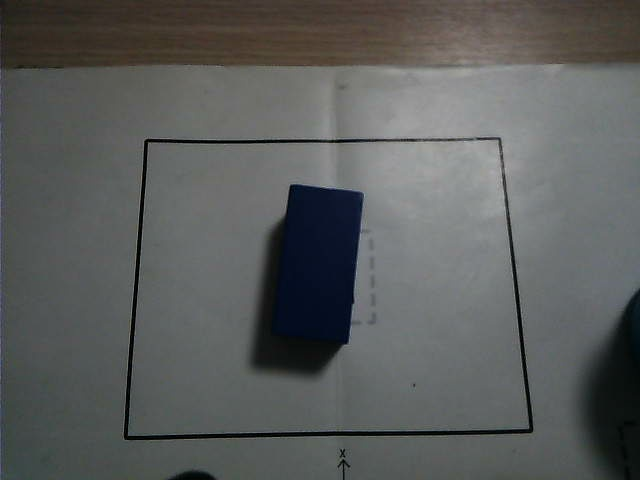
#> input picture tools/vision_roi_tuner/inputs/images/blue_block_001.jpg, 640 x 480 px; its folder holds only this picture in this run
$ python tune_roi_color.py
#> lines starting #> are read from the running program, lines starting #| are printed output that depends on the picture; after the words box and inside, x2 and y2 are one past the last pixel; in counts of white or black regions, pixels touching at a corner belong together
### tools/vision_roi_tuner/scripts/roi_color_detection_utils.py
#!/usr/bin/env python3
# -*- coding: utf-8 -*-
"""
Offline ROI color detection helpers.
Mirrors logic in src/app/app/roi_color_detector_node.py (zero ROS2 dependency).
"""

import re
from pathlib import Path
from typing import Any, Dict, List, Optional, Tuple

import cv2
import numpy as np
import yaml

CHROMATIC_COLORS = {"red", "blue", "green", "yellow", "purple", "tennis"}
NEUTRAL_COLORS = {"black", "white"}


def load_lab_ranges(lab_config_path: str) -> Tuple[Dict[str, Tuple], List[str]]:
    p = Path(lab_config_path)
    data = yaml.safe_load(p.read_text())
    cl = data["/**"]["ros__parameters"]["color_range_list"]
    rng = {}
    for name in cl:
        rng[name] = (tuple(cl[name]["min"]), tuple(cl[name]["max"]))
    color_keys = list(cl.keys())
    return rng, color_keys


# [17 lines left out: function dominant_color_key, not called in this run]


def color_center_score(lab_img, mask, lab_ranges):
    total_px = int((mask > 0).sum())
    if total_px == 0:
        return {}
    L = lab_img[:, :, 0].astype(np.float64)
    A = lab_img[:, :, 1].astype(np.float64)
    B = lab_img[:, :, 2].astype(np.float64)
    scores = {}
    for k, (mn, mx) in lab_ranges.items():
        in_range = ((L >= mn[0]) & (L <= mx[0]) & (A >= mn[1]) & (A <= mx[1]) &
                    (B >= mn[2]) & (B <= mx[2]) & (mask > 0))
        hit_count = int(in_range.sum())
        hit_ratio = hit_count / total_px if total_px > 0 else 0.0
        if hit_count == 0:
            scores[k] = 0.0
            continue
        Lc, Ac, Bc = (mn[0]+mx[0])/2.0, (mn[1]+mx[1])/2.0, (mn[2]+mx[2])/2.0
        Lw, Aw, Bw = max((mx[0]-mn[0])/2.0, 1.0), max((mx[1]-mn[1])/2.0, 1.0), max((mx[2]-mn[2])/2.0, 1.0)
        dL, dA, dB = (L[in_range]-Lc)/Lw, (A[in_range]-Ac)/Aw, (B[in_range]-Bc)/Bw
        d = np.sqrt(dL**2 + dA**2 + dB**2)
        pixel_scores = np.maximum(0.0, 1.0-d)
        center_score = float(pixel_scores.mean())
        scores[k] = round(hit_ratio*0.4 + center_score*0.6, 6)
    return scores


def dominant_color_key_with_priority(lab_img, mask, lab_ranges,
                                     chromatic_min_confidence=0.10,
                                     ambiguity_margin=0.15):
    total_pixels = int((mask > 0).sum())
    if total_pixels == 0:
        return "unknown", 0.0, {}
    hits = {}
    for k, (mn, mx) in lab_ranges.items():
        cm = cv2.inRange(lab_img, np.array(mn, np.uint8), np.array(mx, np.uint8))
        h = int((cm & mask).sum() // 255)
        hits[k] = h
    color_scores = color_center_score(lab_img, mask, lab_ranges)
    chromatic_candidates = []
    for k in CHROMATIC_COLORS:
        if k in color_scores and color_scores[k] > 0:
            chromatic_candidates.append((k, hits.get(k, 0), color_scores[k]))
    chromatic_candidates.sort(key=lambda x: x[2], reverse=True)
    if chromatic_candidates:
        best_color, best_hits, best_score = chromatic_candidates[0]
        second_score = chromatic_candidates[1][2] if len(chromatic_candidates) >= 2 else 0.0
        margin = best_score - second_score
        if best_score >= chromatic_min_confidence:
            if margin < ambiguity_margin:
                confidence = round(max(margin, 0.01), 4)
            else:
                confidence = round(best_score, 4)
            return best_color, confidence, hits
    neutral_candidates = []
    for k in NEUTRAL_COLORS:
        if k in color_scores and color_scores[k] > 0:
            neutral_candidates.append((k, hits.get(k, 0), color_scores[k]))
    neutral_candidates.sort(key=lambda x: x[2], reverse=True)
    if neutral_candidates:
        best_color, _, best_score = neutral_candidates[0]
        second_score = neutral_candidates[1][2] if len(neutral_candidates) >= 2 else 0.0
        confidence = round(max(best_score - second_score, 0.01), 4)
        return best_color, confidence, hits
    return "unknown", 0.0, hits


def detect_object_contour(gray_img, min_area=500):
    blurred = cv2.GaussianBlur(gray_img, (5, 5), 0)
    _, binary = cv2.threshold(blurred, 0, 255, cv2.THRESH_BINARY_INV + cv2.THRESH_OTSU)
    kernel = cv2.getStructuringElement(cv2.MORPH_ELLIPSE, (7, 7))
    binary = cv2.morphologyEx(binary, cv2.MORPH_CLOSE, kernel, iterations=1)
    cnts, _ = cv2.findContours(binary, cv2.RETR_EXTERNAL, cv2.CHAIN_APPROX_SIMPLE)
    if not cnts:
        return None
    largest = max(cnts, key=cv2.contourArea)
    if cv2.contourArea(largest) < min_area:
        return None
    return largest


# [5 lines left out: function erode_contour_mask, not called in this run]


def erode_contour_mask_v2(img_shape, contour, kernel_size=5, iterations=1):
    mask = np.zeros(img_shape, np.uint8)
    cv2.drawContours(mask, [contour], -1, 255, thickness=-1)
    kernel = cv2.getStructuringElement(cv2.MORPH_ELLIPSE, (kernel_size, kernel_size))
    return cv2.erode(mask, kernel, iterations=iterations)


def apply_luminance_thresholds(mask, lab_img, ignore_l_min=None, ignore_l_max=None):
    L = lab_img[:, :, 0]
    mask = mask.copy()
    if ignore_l_min is not None:
        mask[L < ignore_l_min] = 0
    if ignore_l_max is not None:
        mask[L > ignore_l_max] = 0
    return mask


# [8 lines left out: function estimate_color, not called in this run]


def estimate_color_with_thresholds(bgr_img, lab_ranges, min_area=500, erode_size=5,
                                   erode_iterations=1, ignore_l_min=None,
                                   ignore_l_max=None, min_confidence=0.0,
                                   chromatic_min_confidence=0.10):
    gray = cv2.cvtColor(bgr_img, cv2.COLOR_BGR2GRAY)
    contour = detect_object_contour(gray, min_area=min_area)
    if contour is None:
        return "unknown", 0.0, {}, None
    mask = erode_contour_mask_v2(gray.shape, contour, erode_size, erode_iterations)
    lab = cv2.cvtColor(bgr_img, cv2.COLOR_BGR2LAB)
    mask = apply_luminance_thresholds(mask, lab, ignore_l_min, ignore_l_max)
    pred_color, confidence, hits = dominant_color_key_with_priority(
        lab, mask, lab_ranges, chromatic_min_confidence)
    if confidence < min_confidence:
        return "unknown", confidence, hits, contour
    return pred_color, confidence, hits, contour


# [36 lines left out: function estimate_color_with_otsu_chroma, not called in this run]


def parse_filename_label(filename):
    stem = Path(filename).stem
    m = re.match(r"^(?P<color>[a-z]+)_(?P<class>[a-z]+)_\d+$", stem)
    if not m:
        raise ValueError(f"cannot parse label from filename: {filename}")
    return m.group("color"), m.group("class")


# [26 lines left out: function build_debug_overlay, not called in this run]

### tools/vision_roi_tuner/scripts/tune_roi_color.py
#!/usr/bin/env python3
# -*- coding: utf-8 -*-
"""
Auto-tuning loop for ROI color estimation parameters.
Grid-searches over erode, luminance thresholds, confidence, and chromatic priority.
Outputs tuning_results.json, tuning_report.md, and best_config.json.
"""

import json
import sys
from collections import Counter, defaultdict
from pathlib import Path

import cv2

from roi_color_detection_utils import (
    estimate_color_with_thresholds,
    load_lab_ranges,
    parse_filename_label,
)

ROOT = Path(__file__).resolve().parent.parent
IMAGES_DIR = ROOT / "inputs" / "images"
CONFIG_PATH = ROOT / "configs" / "lab_config.yaml"
REPORTS_DIR = ROOT / "outputs" / "reports"

ERODE_SIZES = [5]
ERODE_ITERS = [1]
MIN_CONFIDENCE_VALS = [0.0]
CHROMATIC_MIN_CONF_VALS = [0.10, 0.15, 0.20, 0.25, 0.30]
IGNORE_DARK = [None, 30, 50, 70, 90]
IGNORE_BRIGHT = [None, 200, 220, 240]


def evaluate_config(
    images, lab_ranges, params
):
    correct = 0
    wrong_high_conf = 0
    per_color = defaultdict(lambda: {"total": 0, "correct": 0})
    confusion = defaultdict(Counter)
    detail = []

    for img_path, expected_color, expected_class in images:
        bgr = cv2.imread(str(img_path))

        pred_color, confidence, hits, _ = estimate_color_with_thresholds(
            bgr, lab_ranges,
            erode_size=params["erode_size"],
            erode_iterations=params["erode_iterations"],
            ignore_l_min=params["ignore_dark"],
            ignore_l_max=params["ignore_bright"],
            min_confidence=params["min_confidence"],
            chromatic_min_confidence=params["chromatic_min"],
        )

        ok = (pred_color == expected_color)

        per_color[expected_color]["total"] += 1
        if ok:
            correct += 1
            per_color[expected_color]["correct"] += 1
        elif confidence >= 0.75:
            wrong_high_conf += 1

        confusion[expected_color][pred_color] += 1
        detail.append({
            "filename": img_path.name,
            "expected": expected_color,
            "predicted": pred_color,
            "confidence": confidence,
            "correct": ok,
        })

    total = len(images)
    acc = round(correct / total, 4) if total else 0.0
    per_color_acc = {
        c: round(v["correct"] / v["total"], 4) if v["total"] else 0.0
        for c, v in sorted(per_color.items())
    }

    return {
        "accuracy": acc,
        "correct": correct,
        "total": total,
        "per_color_accuracy": per_color_acc,
        "wrong_high_confidence": wrong_high_conf,
        "confusion": {k: dict(v) for k, v in sorted(confusion.items())},
        "detail": detail,
    }


def main():
    REPORTS_DIR.mkdir(parents=True, exist_ok=True)

    lab_ranges, color_keys = load_lab_ranges(str(CONFIG_PATH))
    print(f"Colors: {color_keys}")

    image_files = sorted(IMAGES_DIR.glob("*.jpg"))
    images = []
    for p in image_files:
        try:
            color, cls = parse_filename_label(p.name)
            images.append((p, color, cls))
        except ValueError:
            pass
    print(f"Images: {len(images)}")

    all_results = []
    total_combos = (
        len(ERODE_SIZES) * len(ERODE_ITERS)
        * len(CHROMATIC_MIN_CONF_VALS)
        * len(MIN_CONFIDENCE_VALS)
        * len(IGNORE_DARK) * len(IGNORE_BRIGHT)
    )
    print(f"Grid size: {total_combos} combinations")
    print()

    count = 0
    top_acc = -1.0
    top_config = None

    for es in ERODE_SIZES:
        for ei in ERODE_ITERS:
            for cmc in CHROMATIC_MIN_CONF_VALS:
                for mc in MIN_CONFIDENCE_VALS:
                    for idark in IGNORE_DARK:
                        for ibright in IGNORE_BRIGHT:
                            count += 1

                            params = {
                                "erode_size": es,
                                "erode_iterations": ei,
                                "min_confidence": mc,
                                "chromatic_min": cmc,
                                "ignore_dark": idark,
                                "ignore_bright": ibright,
                            }

                            result = evaluate_config(images, lab_ranges, params)
#> in evaluate_config, bgr is the input picture: shape (480, 640, 3); mean B, G, R 91.5, 92.4, 90.4
#> in detect_object_contour, `_, binary = cv2.threshold(blurred, 0, 255, cv2.THRESH_BINARY_INV + cv2..`:
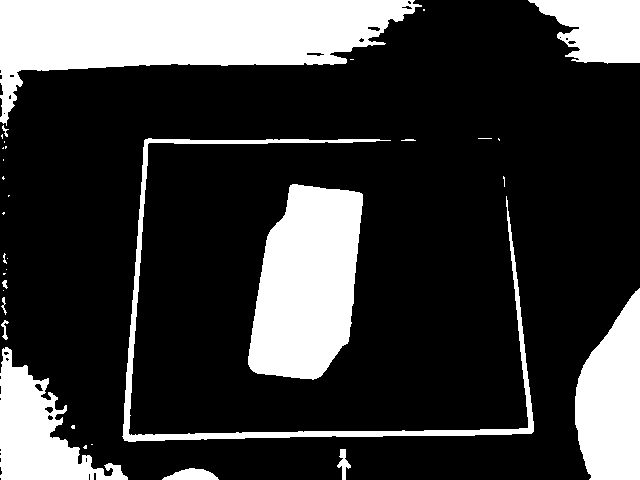
#> binary: shape (480, 640); 23.2% white; 34 white regions (20 under 20 px), largest, box (x1, y1, x2, y2) and area: (0, 0, 422, 126) 25843, (248, 184, 363, 380) 16839, (575, 288, 640, 480) 9188
#> in detect_object_contour, `binary = cv2.morphologyEx(binary, cv2.MORPH_CLOSE, kernel, iterations=1)`:
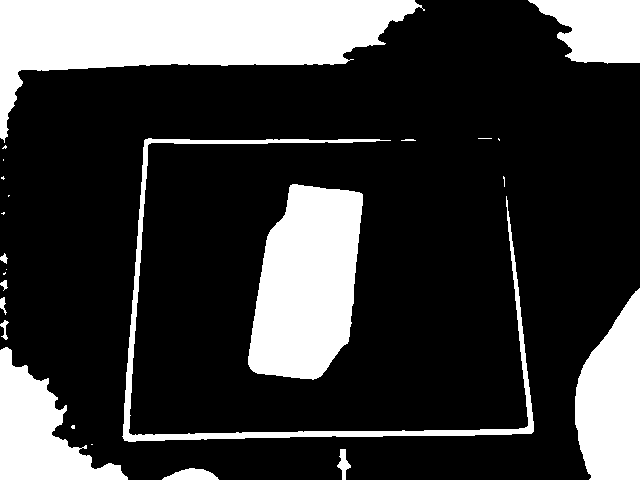
#> binary: shape (480, 640); 23.5% white; 25 white regions (12 under 20 px)
#> in detect_object_contour, `cnts, _ = cv2.findContours(binary, cv2.RETR_EXTERNAL, cv2.CHAIN_APPROX..`: cnts = 25 contours, 13 with area under 20; largest, box (x1, y1, x2, y2) and area: (0, 0, 425, 143) 25768, (248, 184, 363, 380) 16584, (575, 288, 640, 480) 8970, (0, 347, 128, 480) 7624, (528, 0, 640, 64) 4956
#> in detect_object_contour, `largest = max(cnts, key=cv2.contourArea)`: largest = contour of 183 points, box (x1, y1, x2, y2) (0, 0, 425, 143), area 25768
#> in estimate_color_with_thresholds, `contour = detect_object_contour(gray, min_area=min_area)`: contour has the same summary as largest in detect_object_contour
#> in erode_contour_mask_v2, `cv2.drawContours(mask, [contour], -1, 255, thickness=-1)`:
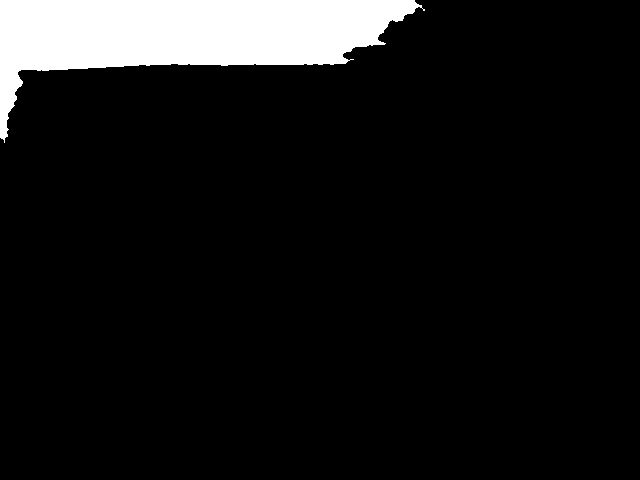
#> mask: shape (480, 640); 8.6% white; 1 white region, box (x1, y1, x2, y2) and area: (0, 0, 425, 143) 26322
#> in erode_contour_mask_v2, `return cv2.erode(mask, kernel, iterations=iterations)`:
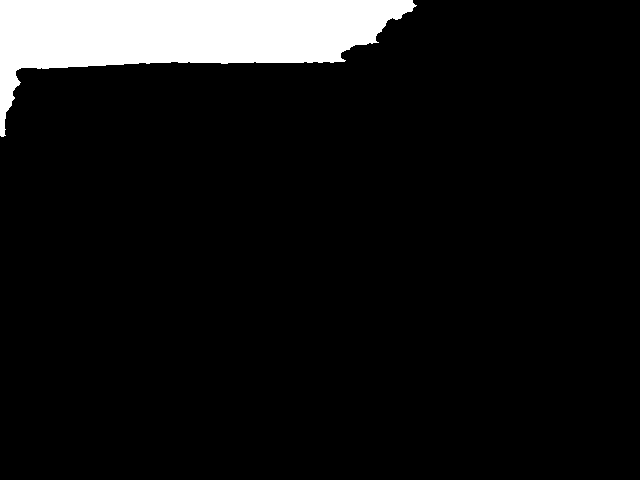
#> returned value: shape (480, 640); 8.2% white; 1 white region, box (x1, y1, x2, y2) and area: (0, 0, 417, 137) 25197
#> in apply_luminance_thresholds, `L = lab_img[:, :, 0]`:
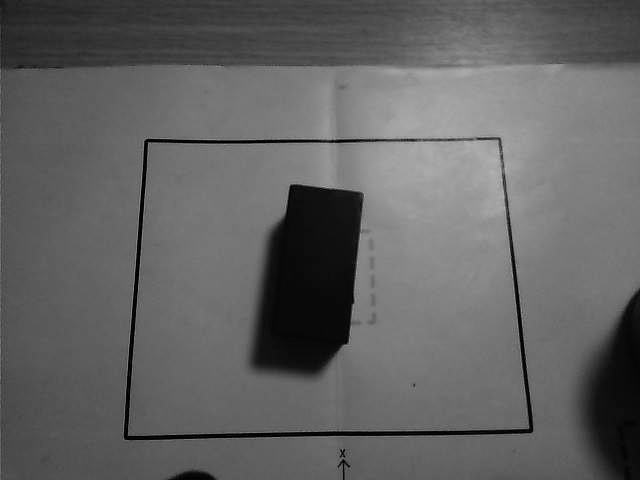
#> L: shape (480, 640); min 0, max 188, mean 98.6
#> in dominant_color_key_with_priority, `total_pixels = int((mask > 0).sum())`: total_pixels = 25197
#> the loop in dominant_color_key_with_priority, `for k, (mn, mx) in lab_ranges.items():` made 8 passes
#> h on passes 1 to 8: 25097, 25, 0, 0, 0, 7, 0, 0
#> pass 1, in dominant_color_key_with_priority, `cm = cv2.inRange(lab_img, np.array(mn, np.uint8), np.array(mx, np.uint..`:
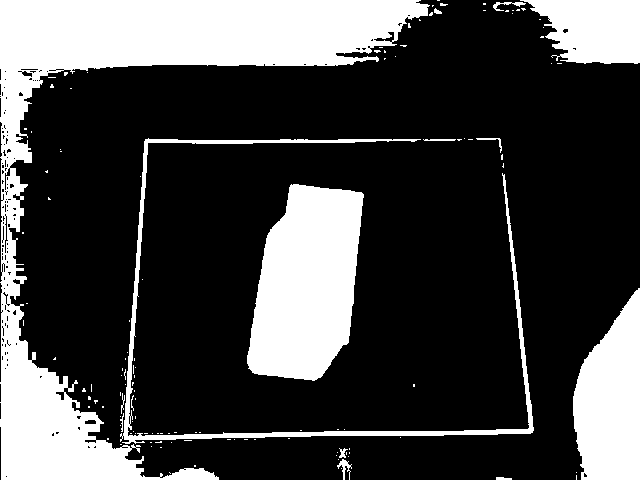
#> cm: shape (480, 640); 26.7% white; 127 white regions (112 under 20 px), largest, box (x1, y1, x2, y2) and area: (0, 0, 430, 480) 43674, (247, 184, 364, 381) 17037, (573, 288, 640, 480) 9505
#> after the loop in dominant_color_key_with_priority, `for k, (mn, mx) in lab_ranges.items():`: hits = {'black': 25097, 'blue': 25, 'green': 0, 'red': 0, 'tennis': 0, 'white': 7, 'yellow': 0, 'purple': 0}
#> in color_center_score, `total_px = int((mask > 0).sum())`: total_px = 25197
#> (the rest of the program and of its run is left out)
